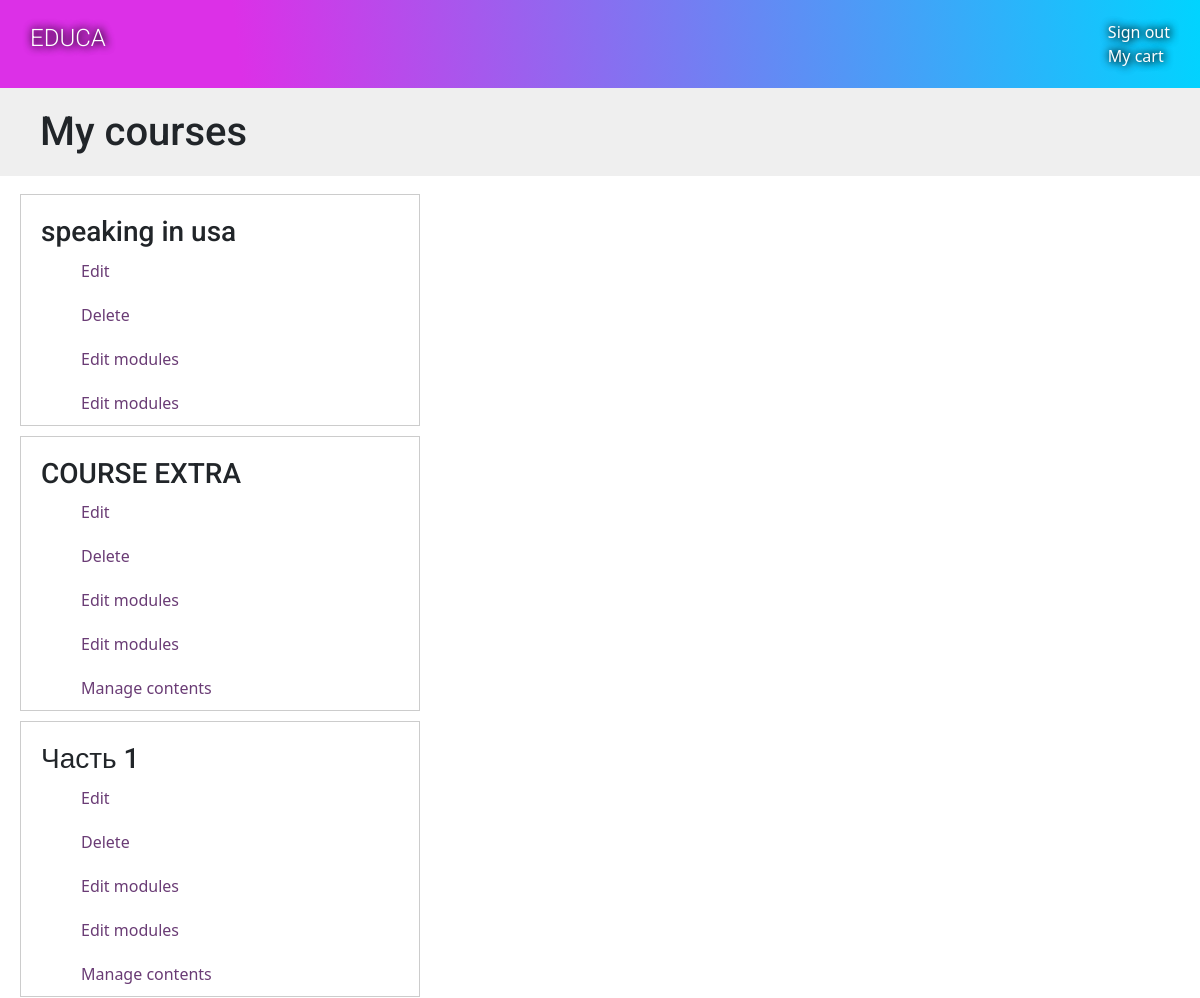
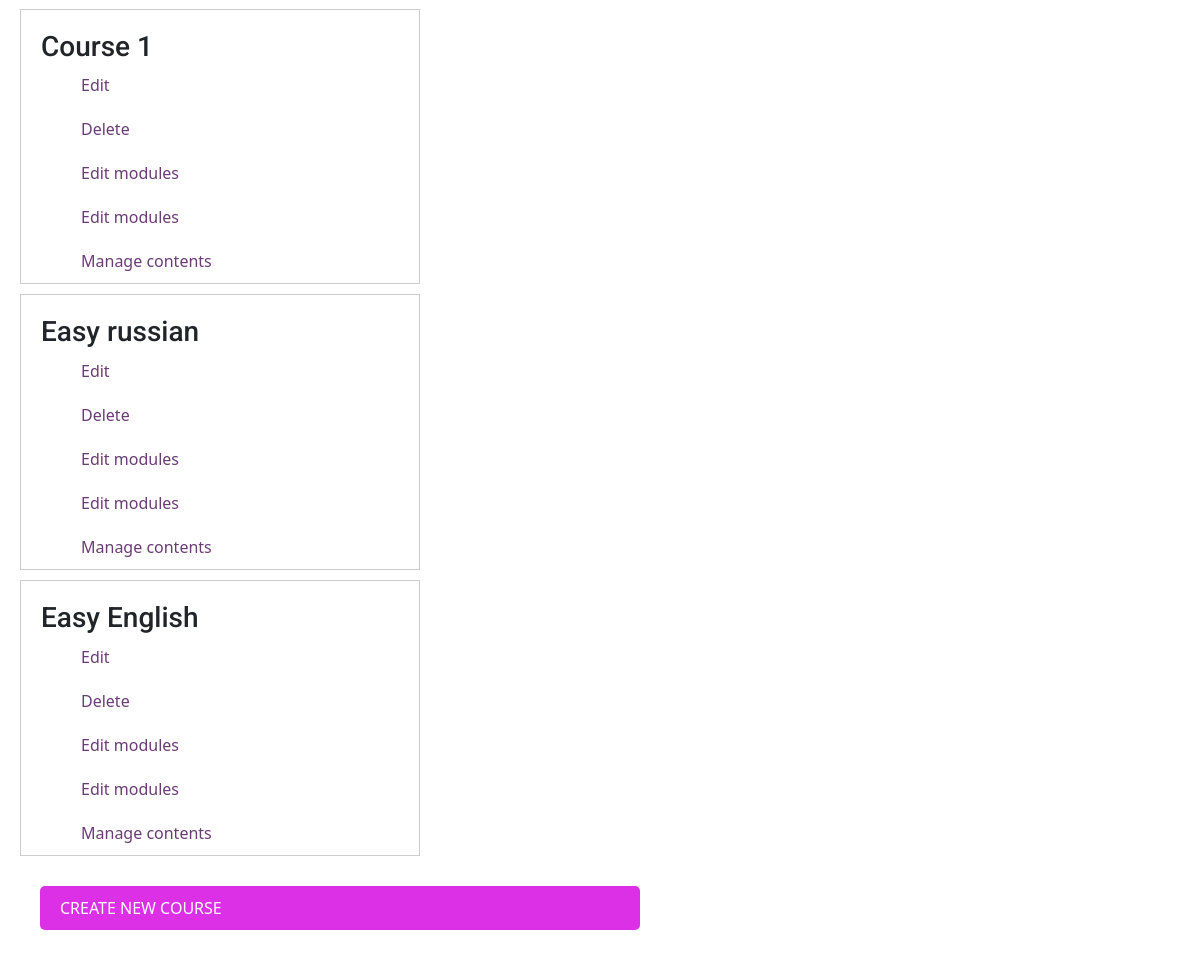
The page /course/mine/ (signed in) on the database its author committed (2 pictures, top to bottom).
### courses/models.py (models this page shows, shortened)
class Course(models.Model):
    name = models.CharField(max_length=200)
    slug = models.SlugField(max_length=200, unique=True)
    students = models.ManyToManyField(User, blank=True, related_name='courses_students')
    subject = models.ForeignKey(Subject, related_name='courses', on_delete=models.CASCADE)
    owner = models.ForeignKey(User, related_name='owners', on_delete = models.SET_NULL, null=True)
    created = models.DateField(auto_now_add=True)
    overview = models.TextField()
    price = models.IntegerField('Цена', default=0)
    views_count = models.IntegerField("Просмотры курса", default=0)
    mean_rating = models.DecimalField('Рейтинг', default=0, decimal_places=2, max_digits=3)
    class Meta:
        ordering=['-created']

### courses/views.py (the view)
# urls.py: path('mine/', ManageCourseListView.as_view() ,name = "manage_course_list"),
class ManageCourseListView(OwnerCourseMixin, ListView):
    context_object_name = 'courses'
    template_name = 'courses/manage/course/list.html'
    permission_required = 'courses.view_course'

### courses/views.py (called while the page is built)
    def get_queryset(self):
        qs = super().get_queryset()
        return qs.filter(owner=self.request.user)

### courses/templates/courses/manage/course/list.html (shortened to what this page needs)
{% extends "base.html" %}
{% block content %}
  <h1>My courses</h1>
  <div class="module">
    {% for course in courses %}
      <div class="course-info">
        <h3>{{ course.name }}</h3>
        <p>
          <a href="{% url 'course_edit' course.id %}">Edit</a>
          <a href="{% url 'course_delete' course.id %}">Delete</a>
          <a href="{% url 'course_module_update' course.id %}">Edit modules</a>
            <a href="{% url "course_module_update" course.id %}">Edit modules</a>
            {% if course.modules.count > 0 %}
                <a href="{% url "module_content_list" course.modules.first.id %}">
                    Manage contents</a>
                {% endif %}
        </p>
      </div>
    {% empty %}
      <p>You haven't created any courses yet.</p>
    {% endfor %}
    <p>
      <a href="{% url 'course_create' %}" class="button">Create new course</a>
    </p>
  </div>
{% endblock %}

### courses/static/css/base.css (style rules this page uses)
body { margin:0; font-family:'Roboto', sans-serif; font-weight:400; color:#333; }
a { color:#3fad37; text-decoration:none; }
h1, h2, h3, h4, h5, h6 { font-family:'Roboto', sans-serif; font-weight:300; }
h1 { background:#efefef; width:100%; overflow:auto; padding:20px 0 20px 40px; margin:0; }
.module { padding:10px 20px; float:left; width:600px; }
.module a { padding: 10px 20px; float:left; width:600px; text-decoration: none; color: #6a3c75; transition: all 0.6s ease; }
.module h3 { margin: 20px 0 0; padding:0; width:100%; }
.module p { margin: 0px 20px; width:100%; float:left; }
input[type=submit], a.button { border-radius:5px; background: rgba(220,48,231,1); color:#fff; font-size:16px; text-transform:uppercase; border:none; padding:10px 20px; margin:20px 0; transition: all 1.2s ease; }
.course-info { border:1px solid #ccc; padding:0 20px; margin-bottom:10px; width:400px; overflow:auto; }
.course-info a { margin-right:10px; }

### rows shown on the page
Course: name "speaking in usa"
Course: name "COURSE EXTRA", shows "Manage contents"
Course: name "Часть 1", shows "Manage contents"
Course: name "Course 1", shows "Manage contents"
Course: name "Easy russian", shows "Manage contents"
Course: name "Easy English", shows "Manage contents"
